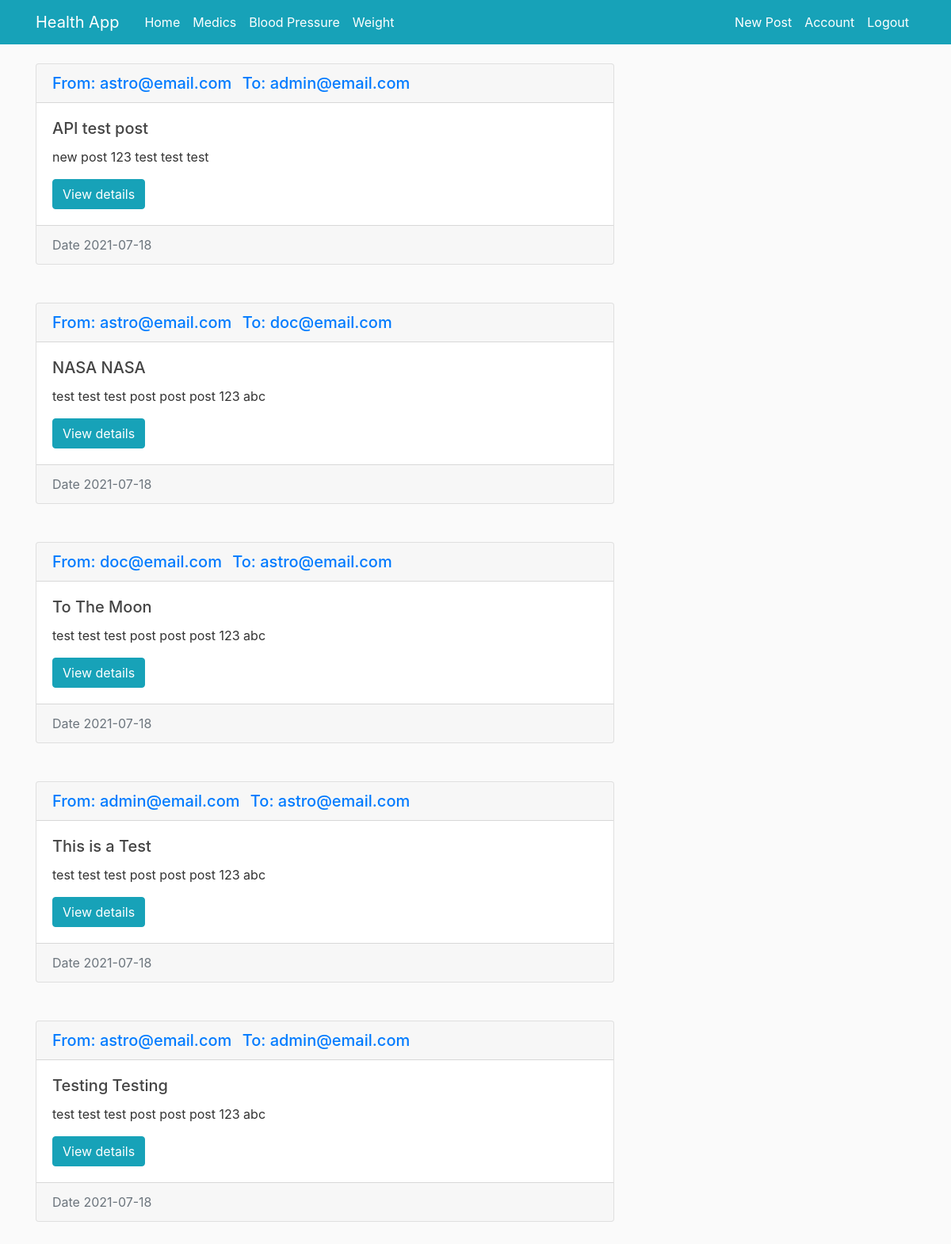
The app's page /home (signed in) with its own data.
### healthapp/models.py (models this page shows)
class User(db.Model, UserMixin):
    id = db.Column(db.Integer, primary_key=True)
    first_name = db.Column(db.String, nullable=False)
    last_name = db.Column(db.String, nullable=False)
    email = db.Column(db.String, unique=True, nullable=False)
    password = db.Column(db.String, nullable=False)
    role = db.Column(db.String, nullable=False)
    key = db.Column(db.String, nullable=False)
    posts = db.relationship('Post', backref='author', lazy=True)
    blood_pressure = db.relationship('BloodPressure', backref='author', lazy=True)
    weight = db.relationship('Weight', backref='author', lazy=True)

class Post(db.Model):
    id = db.Column(db.Integer, primary_key=True)
    title = db.Column(db.String, nullable=False)
    recipient = db.Column(db.String, nullable=False)
    date_posted = db.Column(db.DateTime, nullable=False, default=datetime.utcnow)
    content = db.Column(db.Text, nullable=False)
    user_id = db.Column(db.Integer, db.ForeignKey('user.id'), nullable=False)

### healthapp/webapp/routes.py (the view)
@app.route("/")
@app.route("/home")
@login_required
def home():
    encrypted_posts = db.session.query(Post) \
            .where((Post.recipient == current_user.email) | (Post.user_id == current_user.id))\
            .order_by(Post.date_posted.desc()).all()
    posts = []  # empty lists for decrypted posts to be appended to.
    for encrypted_post in encrypted_posts:
        post_list = [encrypted_post]    # decrypt() post takes a list as an argument.
        if post_list[0].recipient == current_user.email:
            posts.append(decrypt_post(post_list, current_user.key)[0])
        else:
            user = User.query.filter_by(email=encrypted_post.recipient).first()
            posts.append(decrypt_post(post_list, user.key)[0])
    return render_template('home.html', posts=posts, title='Home')

### healthapp/encryption.py (called while the page is built)
def decrypt_post(encrypted_posts, key):
    decrypted_posts = []    # empty list for decrypted post to be appended to.
    for post in encrypted_posts:
        encrypted_data = post.content.encode()  # encodes post to a byte string.
        decrypted_data = Fernet(key.encode()).decrypt(encrypted_data).decode('utf-8')
        decrypted_posts.append({'id': post.id,
                                'author': post.author.email,
                                'recipient': post.recipient,
                                'date_posted': post.date_posted.strftime('%Y-%m-%d'),
                                'title': post.title,
                                'content': decrypted_data})
    return decrypted_posts

### healthapp/models.py (called while the page is built)
@login_manager.user_loader
def load_user(user_id):
    return User.query.get(int(user_id))

### healthapp/templates/home.html
{% extends "layout.html" %}
{% block content %}
    {% for post in posts %}
<div class="card mb-5">
  <h5 class="card-header"> <a class="mr-2" href="{{ url_for('user_account', email=post['author']) }}">From: {{ post['author']}}</a>
                <a class="mr-2" href="{{ url_for('user_account', email=post['recipient']) }}">To: {{ post['recipient']}}</a></h5>
  <div class="card-body">
 <h5 class="card-title"><a class="article-title" href="{{ url_for('post', post_id=post['id'])}}">{{ post['title'] }}</a></h5>
    <p class="card-text">{{ post['content'] }}</p>
     <a href="{{ url_for('post', post_id=post['id'])}}" class="btn btn-info">View details</a>
  </div>
      <div class="card-footer text-muted">
  Date {{ post['date_posted'] }}
  </div>
</div>
    {% endfor %}
{% endblock content %}

### healthapp/templates/layout.html (shortened to what this page needs)
<!DOCTYPE html>
<html lang="en">
<head>
    <link rel="stylesheet" href="https://maxcdn.bootstrapcdn.com/bootstrap/4.0.0/css/bootstrap.min.css">
  <link rel="stylesheet" type="text/css" href="{{ url_for('static', filename='main.css') }}"
</head>
<body>
  <header class="site-header">
    <nav class="navbar navbar-expand-md navbar-dark bg-info fixed-top">
      <div class="container">
        <a class="navbar-brand mr-4" href="/">Health App</a>
        <div class="collapse navbar-collapse" id="navbarToggle">
          <div class="navbar-nav mr-auto">
            <a class="nav-item nav-link" href="{{ url_for('home') }}">Home</a>
            {% if current_user.role == 'Astronaut' %}
              <a class="nav-item nav-link" href="{{ url_for('medics') }}">Medics</a>
              <a class="nav-item nav-link" href="{{ url_for('blood_pressure') }}">Blood Pressure</a>
              <a class="nav-item nav-link" href="{{ url_for('weight') }}">Weight</a>
            {% endif %}
          </div>
          <div class="navbar-nav">
            {% if current_user.is_authenticated %}
              <a class="nav-item nav-link" href="{{ url_for('new_post') }}">New Post</a>
              <a class="nav-item nav-link" href="{{ url_for('account') }}">Account</a>
              <a class="nav-item nav-link" href="{{ url_for('logout') }}">Logout</a>
            {% else %}
              <a class="nav-item nav-link" href="{{ url_for('login') }}">Login</a>
            {% endif %}
          </div>
        </div>
      </div>
    </nav>
  </header>
  <main role="main" class="container">
    <div class="row">
      <div class="col-md-8">
        {% block content %}{% endblock %}
      </div>
    </div>
  </main>
</body>
</html>

### healthapp/static/main.css (style rules this page uses)
body { background: #fafafa; color: #333333; margin-top: 5rem; }
h1, h2, h3, h4, h5, h6 { color: #444444; }
.site-header .navbar-nav .nav-link { color: #ffffff; }
.article-title { color: #444444; }

### records on screen
User: author "astro@email.com" "astro@email.com" "astro@email.com"
Post: recipient "admin@email.com", title "API test post"
Post: recipient "doc@email.com", title "NASA NASA"
User: author "doc@email.com"
Post: recipient "astro@email.com", title "To The Moon"
User: author "admin@email.com"
Post: recipient "astro@email.com", title "This is a Test"
Post: recipient "admin@email.com", title "Testing Testing"

### other values on screen
{{ post['content'] }} "new post 123 test test test" "test test test post post post 123 abc" "test test test post post post 123 abc" "test test test post post post 123 abc" "test test test post post post 123 abc"
{{ post['date_posted'] }} "2021-07-18" "2021-07-18" "2021-07-18" "2021-07-18" "2021-07-18"
